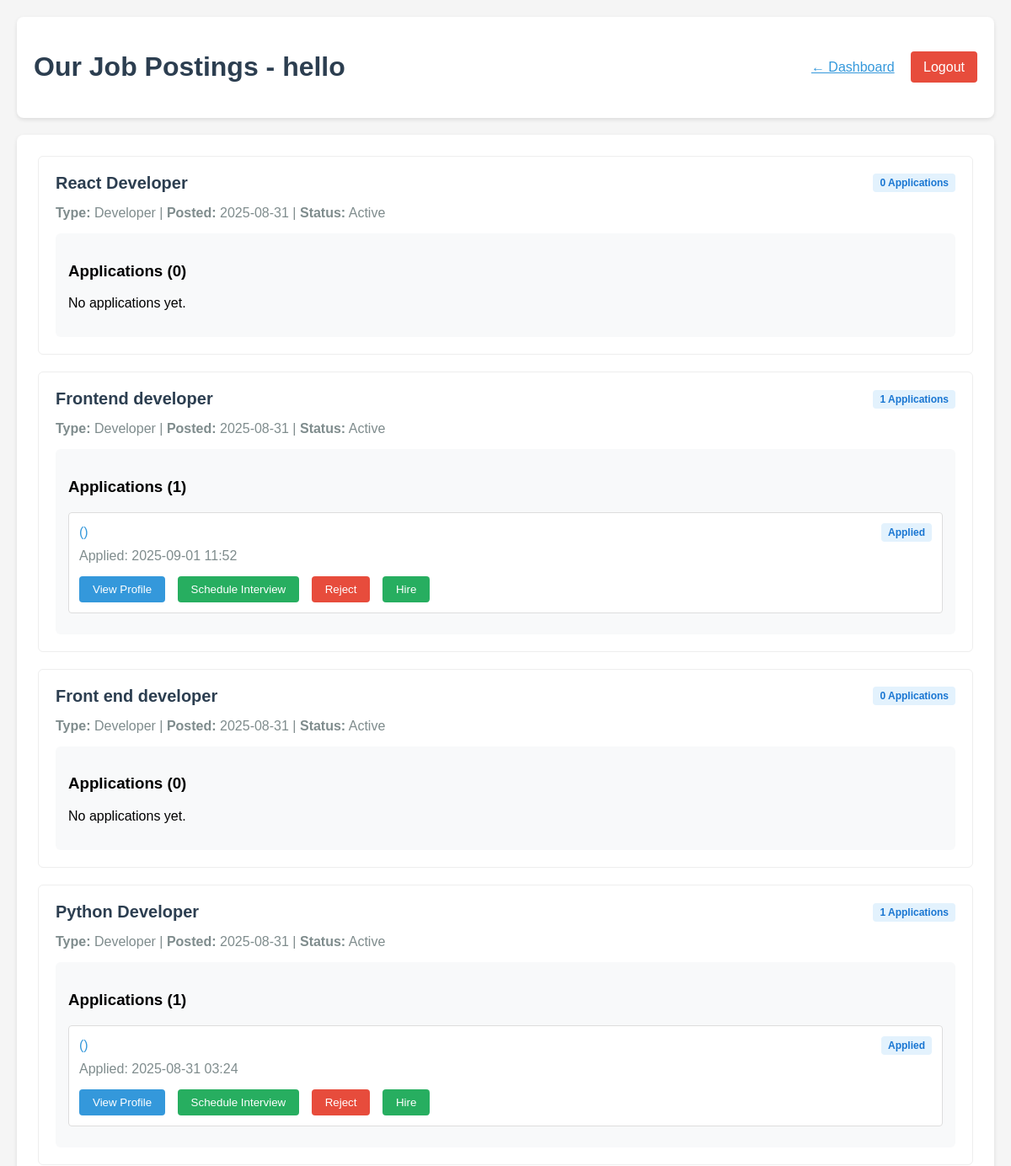
Before: /company/jobs (signed in, upper part) with the older database file.
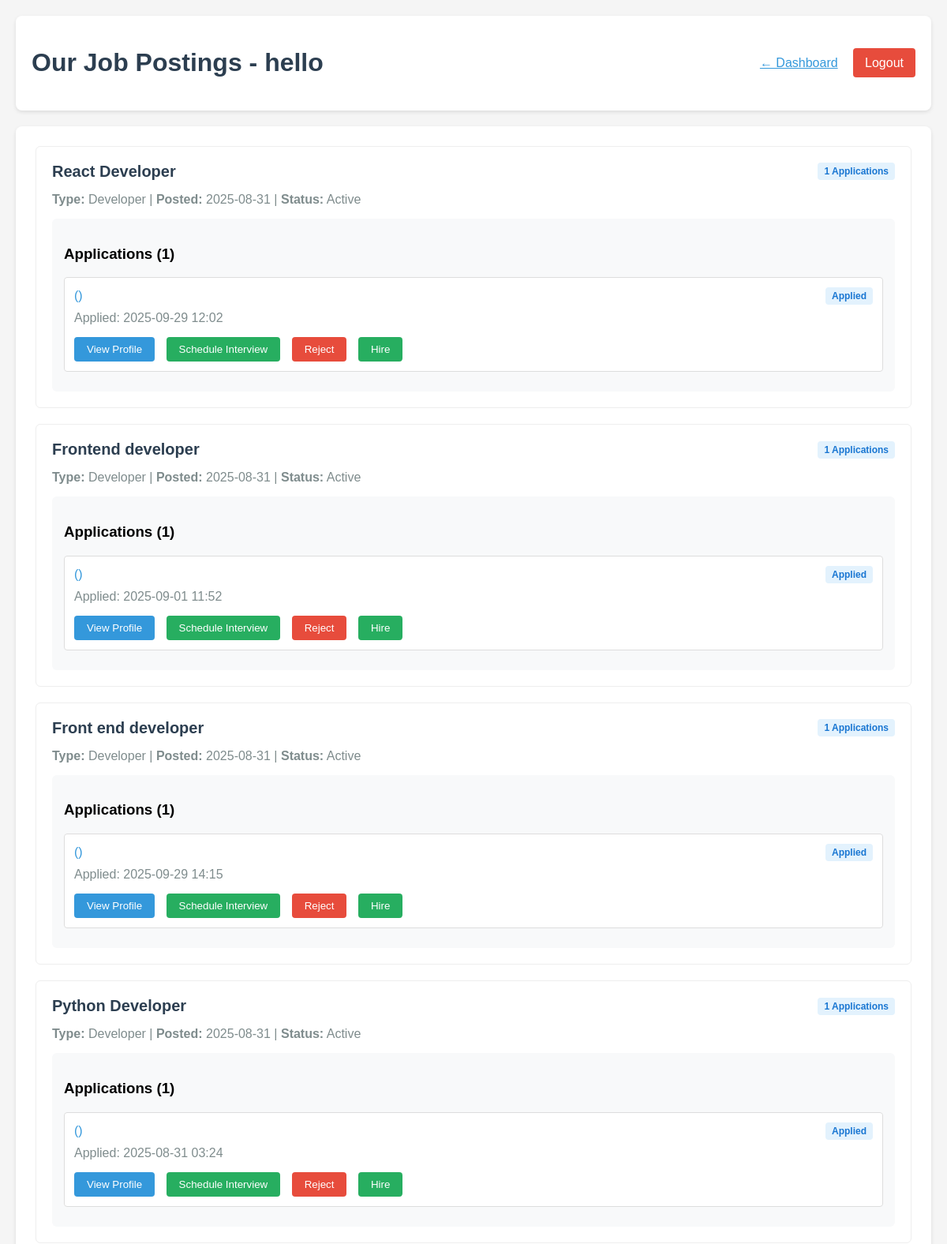
After: the same page with the newer database file.
### app.py (models this page shows, shortened)
class Job(db.Model):
    id = db.Column(db.Integer, primary_key=True)
    title = db.Column(db.String(100), nullable=False)
    description = db.Column(db.Text, nullable=False)
    requirements = db.Column(db.Text)
    role_type = db.Column(db.String(50), nullable=False)  # e.g., 'Developer', 'UI/UX', 'Marketing'
    company_id = db.Column(db.Integer, db.ForeignKey('company.id'), nullable=False)
    date_posted = db.Column(db.DateTime, nullable=False, default=datetime.utcnow)
    applications = db.relationship('Application', backref='position', lazy=True)

class Application(db.Model):
    id = db.Column(db.Integer, primary_key=True)
    candidate_id = db.Column(db.Integer, db.ForeignKey('candidate.id'), nullable=False)
    job_id = db.Column(db.Integer, db.ForeignKey('job.id'), nullable=False)
    status = db.Column(db.String(50), default='Applied')  # e.g., Applied, Aptitude Test, Coding Test, Project, Rejected, Hired
    aptitude_score = db.Column(db.Float)
    coding_score = db.Column(db.Float)
    project_score = db.Column(db.Float)
    date_applied = db.Column(db.DateTime, nullable=False, default=datetime.utcnow)

### app.py (the view)
@app.route('/company/jobs')
@login_required
def company_jobs():
    if not isinstance(current_user, Company):
        flash('Access denied. Please login as a company.', 'error')
        return redirect(url_for('login'))
    jobs = Job.query.filter_by(company_id=current_user.id).order_by(Job.date_posted.desc()).all()
    return render_template('company_jobs.html', user=current_user, jobs=jobs)

### app.py (called while the page is built)
@login_manager.user_loader
def load_user(user_id):
    print(f"Trying to load user with ID: {user_id}")
    if not user_id or '_' not in user_id:
        print("Invalid user ID format")
        return None
    try:
        user_type, id_num = user_id.split('_', 1)
        id_num = int(id_num)
        if user_type == 'candidate':
            user = Candidate.query.get(id_num)
            if user:
                print(f"Loaded candidate: {user.username}")
            return user
        elif user_type == 'company':
            user = Company.query.get(id_num)
            if user:
                print(f"Loaded company: {user.company_name}")
            return user
        else:
            print(f"Unknown user type: {user_type}")
            return None
    except ValueError:
        print(f"Invalid user ID format: {user_id}")
        return None

### templates/company_jobs.html (shortened to what this page needs)
<!DOCTYPE html>
<html lang="en">
<head>
</head>
<body>
    <div class="header">
        <h1 class="welcome">Our Job Postings - {{ user.company_name }}</h1>
        <div>
            <a href="{{ url_for('company_dashboard') }}" style="margin-right: 15px; color: #3498db;">← Dashboard</a>
            <a href="{{ url_for('logout') }}" class="logout-btn">Logout</a>
        </div>
    </div>
    <div class="job-list">
        {% if jobs %}
            {% for job in jobs %}
                <div class="job-item">
                    <div class="job-header">
                        <div class="job-title">{{ job.title }}</div>
                        <div>
                            <span class="application-status status-applied">
                                {{ job.applications|length }} Applications
                            </span>
                        </div>
                    </div>
                    <div class="job-meta">
                        <strong>Type:</strong> {{ job.role_type }} |
                        <strong>Posted:</strong> {{ job.date_posted.strftime('%Y-%m-%d') }} |
                        <strong>Status:</strong> Active
                    </div>
                    <div class="applications-section">
                        <h3>Applications ({{ job.applications|length }})</h3>
                        {% if job.applications %}
                            <div class="applications-list show" id="applications-{{ job.id }}">
                                {% for application in job.applications %}
                                    <div class="application-item">
                                        <div class="candidate-info">
                                            <div>
                                                <span class="candidate-email">({{ application.candidate_email }})</span>
                                            </div>
                                            <span class="application-status status-{{ application.status|lower|replace(' ', '-') }}">
                                                {{ application.status }}
                                            </span>
                                        </div>
                                        <div class="job-meta">
                                            Applied: {{ application.date_applied.strftime('%Y-%m-%d %H:%M') }}
                                        </div>
                                        <div style="margin-top: 10px;">
                                            <button class="btn btn-primary">View Profile</button>
                                            <button class="btn btn-success">Schedule Interview</button>
                                            <button class="btn btn-danger">Reject</button>
                                            <button class="btn btn-success">Hire</button>
                                        </div>
                                    </div>
                                {% endfor %}
                            </div>
                        {% else %}
                            <p>No applications yet.</p>
                        {% endif %}
                    </div>
                </div>
            {% endfor %}
        {% else %}
            <div class="empty-state">
                <h3>No jobs posted yet</h3>
                <p>You haven't posted any job openings yet.</p>
                <a href="{{ url_for('post_job') }}" class="btn btn-primary">Post Your First Job</a>
            </div>
        {% endif %}
    </div>
</body>
</html>

Changed rows visible on the page:
shown differently, row unchanged: Job "React Developer": applications|length "0" → "1"; no longer shows "No applications yet."
added Application: status "Applied", date_applied "2025-09-29 12:02", shown under Job "React Developer"
shown differently, row unchanged: Job "Front end developer": applications|length "0" → "1"; no longer shows "No applications yet."
added Application: status "Applied", date_applied "2025-09-29 14:15", shown under Job "Front end developer"
